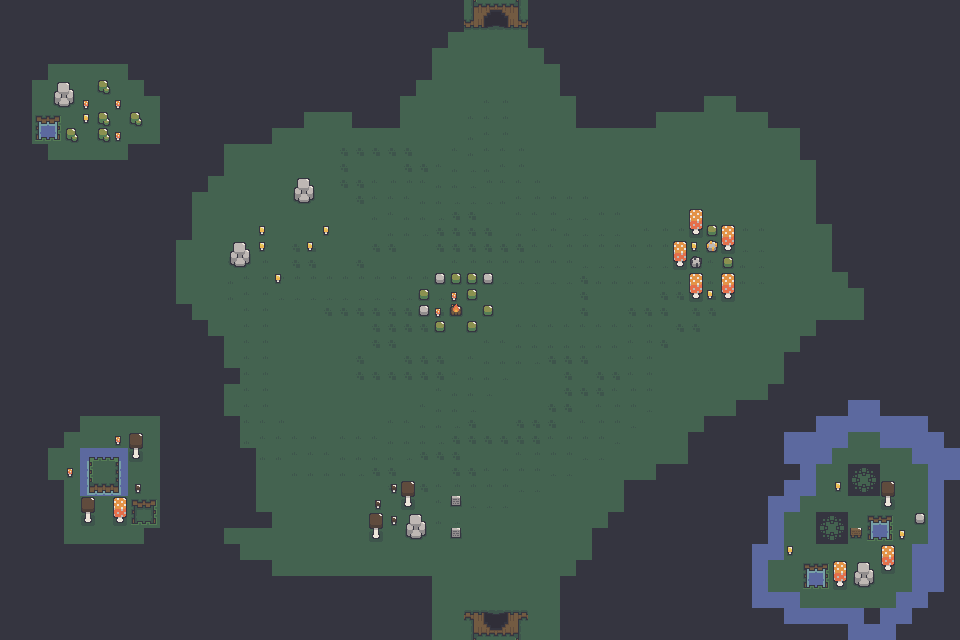

A level layout from a 2D game, rendered from its tile map. Below: a short description, then the map file with tile-grid data replaced by summaries:
An orthogonal 60x40 tile map with 16x16 px tiles, 3 tile layers (Background, FirstLayer, SecondLayer), 2 tilesets and 89 objects.

<map version="1.10" tiledversion="git" orientation="orthogonal" renderorder="right-down" width="60" height="40" tilewidth="16" tileheight="16" infinite="0" nextlayerid="6" nextobjectid="93">
 <tileset firstgid="1" source="SwampRessource.tsx" />
 <tileset firstgid="121" source="SwampPng.tsx" />
 <layer id="1" name="Background" width="60" height="40">
  <data>[2400 cells, 2400 non-empty, 1 distinct tile ids]</data>
 </layer>
 <layer id="2" name="FirstLayer" width="60" height="40">
  <data>[2400 cells, 1252 non-empty, 29 distinct tile ids]</data>
 </layer>
 <layer id="3" name="SecondLayer" width="60" height="40">
  <data>[2400 cells, 128 non-empty, 32 distinct tile ids]</data>
 </layer>
 <objectgroup id="5" name="Door">
  <object id="60" x="483.667" y="10" width="25" height="19.6667">
   <properties>
    <property name="door" type="bool" value="true" />
   </properties>
  </object>
 </objectgroup>
 <objectgroup id="4" name="Collision">
  <properties>
   <property name="blocked" type="bool" value="true" />
  </properties>
  <object id="2" x="529" y="1" width="15" height="47">
   <properties>
    <property name="blocked" type="bool" value="true" />
   </properties>
  </object>
  <object id="3" x="544.5" y="48.5" width="16.5" height="15">
   <properties>
    <property name="blocked" type="bool" value="true" />
   </properties>
  </object>
  <object id="4" x="561.5" y="64.5" width="13.5" height="30.5">
   <properties>
    <property name="blocked" type="bool" value="true" />
   </properties>
  </object>
  <object id="5" x="577" y="112.5" width="79" height="14.5">
   <properties>
    <property name="blocked" type="bool" value="true" />
   </properties>
  </object>
  <object id="6" x="577" y="96" width="16.5" height="15">
   <properties>
    <property name="blocked" type="bool" value="true" />
   </properties>
  </object>
  <object id="7" x="656" y="95.5" width="47.5" height="17">
   <properties>
    <property name="blocked" type="bool" value="true" />
   </properties>
  </object>
  <object id="8" x="704.5" y="79" width="31.5" height="17">
   <properties>
    <property name="blocked" type="bool" value="true" />
   </properties>
  </object>
  <object id="9" x="736" y="95" width="31.5" height="16.5">
   <properties>
    <property name="blocked" type="bool" value="true" />
   </properties>
  </object>
  <object id="10" x="769.5" y="112" width="31" height="16">
   <properties>
    <property name="blocked" type="bool" value="true" />
   </properties>
  </object>
  <object id="11" x="801" y="129" width="16" height="31">
   <properties>
    <property name="blocked" type="bool" value="true" />
   </properties>
  </object>
  <object id="12" x="817.5" y="161" width="13.5" height="63.5">
   <properties>
    <property name="blocked" type="bool" value="true" />
   </properties>
  </object>
  <object id="13" x="833" y="224.5" width="15" height="47.5">
   <properties>
    <property name="blocked" type="bool" value="true" />
   </properties>
  </object>
  <object id="14" x="848" y="271.5" width="16" height="16">
   <properties>
    <property name="blocked" type="bool" value="true" />
   </properties>
  </object>
  <object id="15" x="865" y="288.5" width="14" height="30.5" />
  <object id="16" x="817" y="320.5" width="47" height="15.5">
   <properties>
    <property name="blocked" type="bool" value="true" />
   </properties>
  </object>
  <object id="17" x="800.5" y="336" width="16.5" height="17">
   <properties>
    <property name="blocked" type="bool" value="true" />
   </properties>
  </object>
  <object id="18" x="783.5" y="352" width="18" height="32">
   <properties>
    <property name="blocked" type="bool" value="true" />
   </properties>
  </object>
  <object id="19" x="768.5" y="384.5" width="15.5" height="16">
   <properties>
    <property name="blocked" type="bool" value="true" />
   </properties>
  </object>
  <object id="20" x="737" y="400.5" width="48" height="15.5">
   <properties>
    <property name="blocked" type="bool" value="true" />
   </properties>
  </object>
  <object id="21" x="704.5" y="417" width="33" height="14">
   <properties>
    <property name="blocked" type="bool" value="true" />
   </properties>
  </object>
  <object id="22" x="688" y="432.5" width="16.5" height="17.5">
   <properties>
    <property name="blocked" type="bool" value="true" />
   </properties>
  </object>
  <object id="23" x="688.5" y="448.5" width="16" height="18.5">
   <properties>
    <property name="blocked" type="bool" value="true" />
   </properties>
  </object>
  <object id="24" x="656" y="463.5" width="31.5" height="16.5">
   <properties>
    <property name="blocked" type="bool" value="true" />
   </properties>
  </object>
  <object id="25" x="625.5" y="480.5" width="31" height="31.5">
   <properties>
    <property name="blocked" type="bool" value="true" />
   </properties>
  </object>
  <object id="26" x="610" y="513" width="15" height="14.5">
   <properties>
    <property name="blocked" type="bool" value="true" />
   </properties>
  </object>
  <object id="27" x="619" y="522.5">
   <properties>
    <property name="blocked" type="bool" value="true" />
   </properties>
  </object>
  <object id="28" x="593" y="528.5" width="16" height="32.5">
   <properties>
    <property name="blocked" type="bool" value="true" />
   </properties>
  </object>
  <object id="29" x="576" y="560" width="16.5" height="17.5">
   <properties>
    <property name="blocked" type="bool" value="true" />
   </properties>
  </object>
  <object id="30" x="560.5" y="576" width="16.5" height="17.5">
   <properties>
    <property name="blocked" type="bool" value="true" />
   </properties>
  </object>
  <object id="32" x="274" y="577" width="157.5" height="15.5">
   <properties>
    <property name="blocked" type="bool" value="true" />
   </properties>
  </object>
  <object id="33" x="240" y="560.5" width="32" height="15.5">
   <properties>
    <property name="blocked" type="bool" value="true" />
   </properties>
  </object>
  <object id="34" x="224" y="545" width="15.5" height="16">
   <properties>
    <property name="blocked" type="bool" value="true" />
   </properties>
  </object>
  <object id="35" x="206.5" y="529" width="18" height="15">
   <properties>
    <property name="blocked" type="bool" value="true" />
   </properties>
  </object>
  <object id="36" x="224.5" y="512.5" width="48" height="16">
   <properties>
    <property name="blocked" type="bool" value="true" />
   </properties>
  </object>
  <object id="37" x="235" y="448" width="21" height="64">
   <properties>
    <property name="blocked" type="bool" value="true" />
   </properties>
  </object>
  <object id="38" x="223" y="416.5" width="16.5" height="31">
   <properties>
    <property name="blocked" type="bool" value="true" />
   </properties>
  </object>
  <object id="39" x="215" y="369" width="24.5" height="15.5">
   <properties>
    <property name="blocked" type="bool" value="true" />
   </properties>
  </object>
  <object id="40" x="205.5" y="337" width="18.5" height="31.5">
   <properties>
    <property name="blocked" type="bool" value="true" />
   </properties>
  </object>
  <object id="41" x="188.5" y="320.5" width="19.5" height="15.5">
   <properties>
    <property name="blocked" type="bool" value="true" />
   </properties>
  </object>
  <object id="42" x="172.5" y="305" width="18.5" height="14" />
  <object id="43" x="165.5" y="238" width="10.5" height="65.5" />
  <object id="44" x="176" y="191" width="16" height="50" />
  <object id="45" x="193" y="174.5" width="15" height="18">
   <properties>
    <property name="blocked" type="bool" value="true" />
   </properties>
  </object>
  <object id="46" x="203" y="142.5" width="21.5" height="35">
   <properties>
    <property name="blocked" type="bool" value="true" />
   </properties>
  </object>
  </objectgroup>
</map>
<!-- 44 of 89 objects omitted -->
